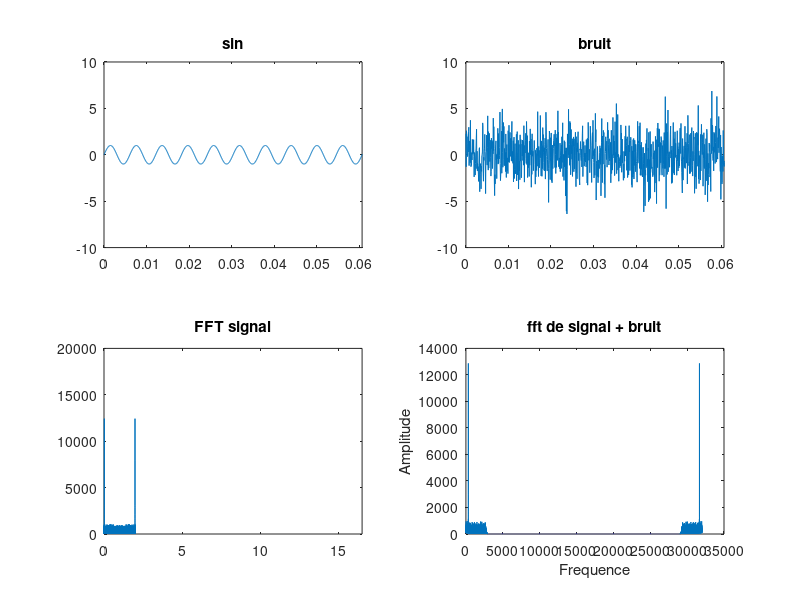
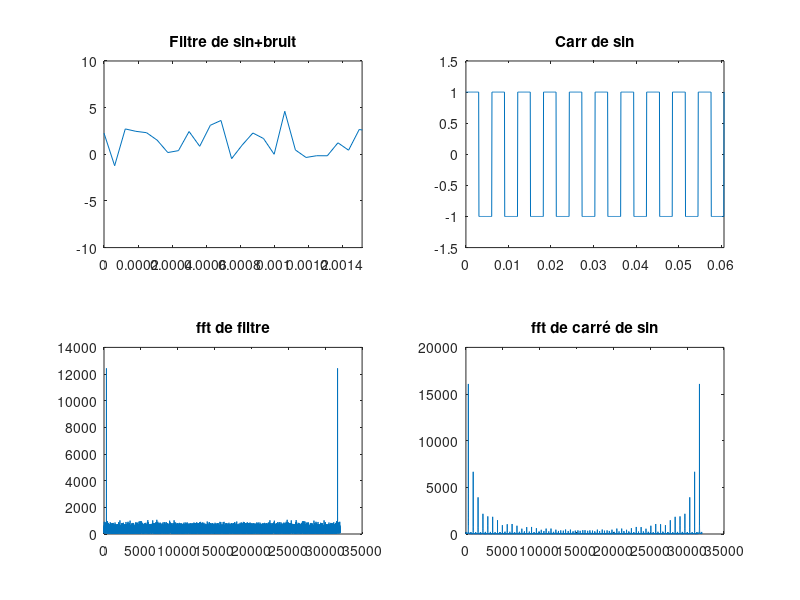

These charts were generated, in order, by the following MATLAB code: (Note: this script raises an error after producing the figures.)
clear all;
close all;
 
note2 = [130.81 ,138.59 , 146.83 , 155.56 , 164.81 ,174.61 , 185 , 196 ,207.65,220,233.06,246.94];
note3 = [261.63 ,277.18 , 293.66 , 311.13 , 329.63 ,349.23 , 369.99 , 392 ,415.30,440,466.16,493.88];
note4 = [523.25 ,544.37 , 587.33 , 622.25 , 659.26 ,698.46 , 739.99 , 783.99 ,830.61,880,932.33,987.77];
note5 = [1046.50 ,1108.73 , 1174.66 , 1244.51 , 1318.51 ,1396.91 , 1479.98 , 1567.98 ,1661.22,1760,1864.66,1975.53];
note6 = [2093 ,2217.46 , 2349.32 , 2489.02 , 2637.02 ,2793.83 , 2959.96 , 3135.96 ,3322.44 ,3520,3729.31,3951.07];
 
fnote = note2(5);%On peut le changer comme on veut

fe = 16000;
te = 1/fe;
 
t = 0:te:2;

A =  randi([1 5]);
y_sin = sin(2*pi*fnote*t);
y_carre = square(2*pi*fnote*t);
 

bruit=A*randn(1,length(t));%Bruit
 
Y1 = y_sin+bruit;%Sin + bruit

figure(1);
subplot(2,2,3);
plot(t,abs(fft(Y1)));%Figure de Sin + bruit
title('FFT signal');
axis([0 fnote/10 0 20000]);
%yfiltre = load('Bandpass.mat');%Fs=10000 Fstop1=125 Fpass1 =128 Fpass2 =3952 Fstop2 = 4000
yfiltre = load('Lowpass.mat');
Yfiltre = filter(yfiltre.Num,1,Y1);%Filtre de sin+bruit
 
subplot(2,2,4);%On figure le fft de sin+bruit
Yf_fft = abs(fft(Yfiltre));
plot(Yf_fft);
title('fft de signal + bruit');
xlabel('Frequence');
ylabel('Amplitude');
 
subplot(2,2,2);%On figure le bruit
plot(t,bruit);
title('bruit');
axis([0 10/fnote -10 10]);

subplot(2,2,1);%On figure le sin
plot(t,y_sin);
title('sin');
axis([0 10/fnote -10 10]);

figure(2);
subplot(2,2,1);%On figure le filtre de sin+bruit
plot(t,Y1);
title('Filtre de sin+bruit');
axis([0 0.25/fnote -10 10]);
 
Y_fftFiltre = abs(fft(Y1));

subplot(2,2,3);%On figure le fft de filtre de sin+bruit
plot(Y_fftFiltre);
title('fft de filtre');
 
subplot(2,2,2);%On figure le carré comme le modèle
plot(t,y_carre);
axis([0 10/fnote -1.5 1.5]);
title('Carr de sin');
 
Y_fftSinCarre = abs(fft(y_carre));
subplot(2,2,4);%On figure le fft de carré de sin
plot(Y_fftSinCarre);
title('fft de carré de sin');

disp(lince(max(Y_fftFiltre)))
disp(lince(max(Y_fftSinCarre)))
 
 
 
